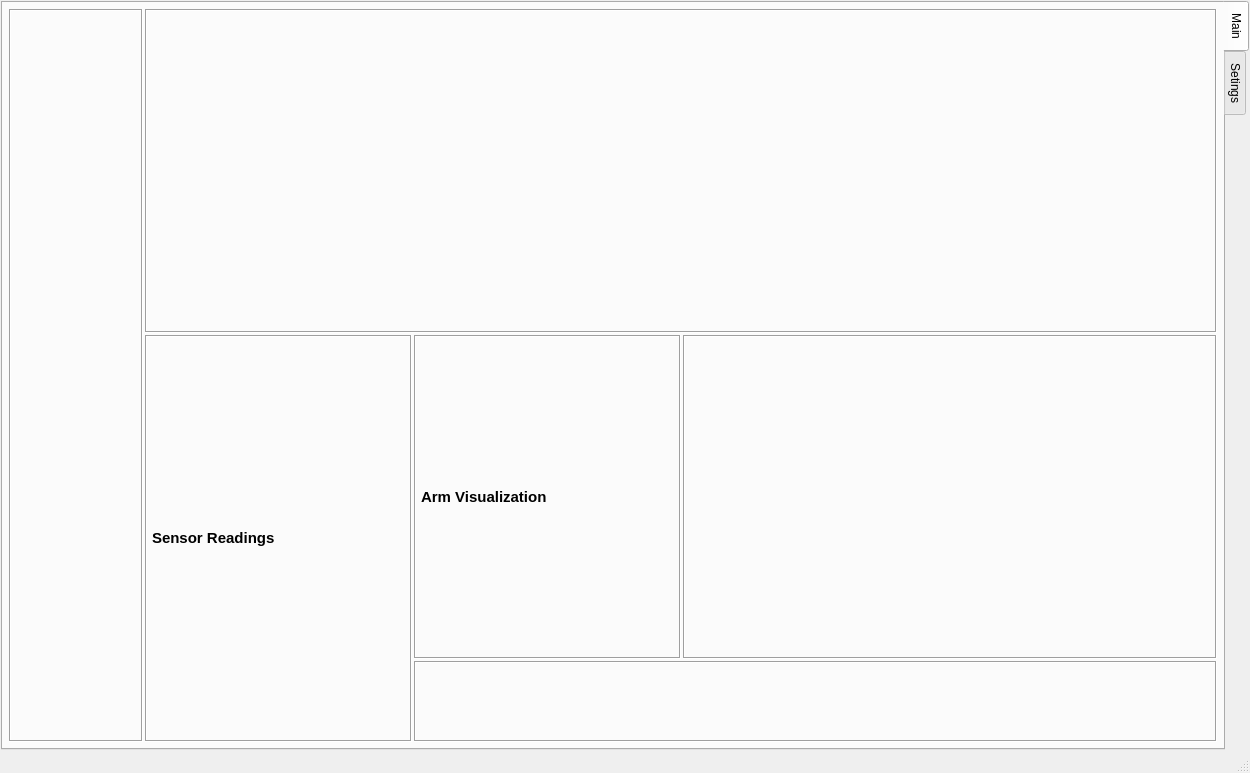
<?xml version="1.0" encoding="UTF-8"?>
<ui version="4.0">
 <class>MainWindow</class>
 <widget class="QMainWindow" name="MainWindow">
  <property name="geometry">
   <rect>
    <x>0</x>
    <y>0</y>
    <width>1247</width>
    <height>773</height>
   </rect>
  </property>
  <property name="windowTitle">
   <string>MainWindow</string>
  </property>
  <widget class="QWidget" name="centralwidget">
   <property name="sizePolicy">
    <sizepolicy hsizetype="Maximum" vsizetype="Maximum">
     <horstretch>0</horstretch>
     <verstretch>0</verstretch>
    </sizepolicy>
   </property>
   <layout class="QGridLayout" name="gridLayout_11">
    <property name="margin">
     <number>1</number>
    </property>
    <item row="0" column="0">
     <widget class="QTabWidget" name="tabWidget">
      <property name="enabled">
       <bool>true</bool>
      </property>
      <property name="sizePolicy">
       <sizepolicy hsizetype="Preferred" vsizetype="Preferred">
        <horstretch>0</horstretch>
        <verstretch>0</verstretch>
       </sizepolicy>
      </property>
      <property name="contextMenuPolicy">
       <enum>Qt::PreventContextMenu</enum>
      </property>
      <property name="layoutDirection">
       <enum>Qt::LeftToRight</enum>
      </property>
      <property name="styleSheet">
       <string notr="true"/>
      </property>
      <property name="tabPosition">
       <enum>QTabWidget::East</enum>
      </property>
      <property name="tabShape">
       <enum>QTabWidget::Rounded</enum>
      </property>
      <property name="currentIndex">
       <number>0</number>
      </property>
      <property name="documentMode">
       <bool>false</bool>
      </property>
      <property name="tabsClosable">
       <bool>false</bool>
      </property>
      <property name="movable">
       <bool>false</bool>
      </property>
      <widget class="QWidget" name="tab">
       <property name="enabled">
        <bool>true</bool>
       </property>
       <attribute name="title">
        <string>Main</string>
       </attribute>
       <layout class="QGridLayout" name="gridLayout_2" columnstretch="6,48">
        <property name="margin">
         <number>6</number>
        </property>
        <property name="spacing">
         <number>2</number>
        </property>
        <item row="0" column="0">
         <widget class="QFrame" name="left_frame">
          <property name="sizePolicy">
           <sizepolicy hsizetype="Preferred" vsizetype="Preferred">
            <horstretch>0</horstretch>
            <verstretch>0</verstretch>
           </sizepolicy>
          </property>
          <property name="frameShape">
           <enum>QFrame::NoFrame</enum>
          </property>
          <property name="frameShadow">
           <enum>QFrame::Plain</enum>
          </property>
          <layout class="QGridLayout" name="gridLayout_4">
           <property name="margin">
            <number>0</number>
           </property>
           <item row="0" column="0">
            <widget class="QFrame" name="frame_6">
             <property name="frameShape">
              <enum>QFrame::Box</enum>
             </property>
             <property name="frameShadow">
              <enum>QFrame::Sunken</enum>
             </property>
             <layout class="QGridLayout" name="gridLayout_6">
              <property name="margin">
               <number>5</number>
              </property>
              <item row="0" column="0">
               <layout class="QGridLayout" name="sensor_container"/>
              </item>
             </layout>
            </widget>
           </item>
          </layout>
         </widget>
        </item>
        <item row="0" column="1">
         <widget class="QFrame" name="right_frame">
          <property name="frameShape">
           <enum>QFrame::NoFrame</enum>
          </property>
          <property name="frameShadow">
           <enum>QFrame::Sunken</enum>
          </property>
          <layout class="QGridLayout" name="gridLayout" rowstretch="4,4,1">
           <property name="margin">
            <number>0</number>
           </property>
           <property name="spacing">
            <number>2</number>
           </property>
           <item row="0" column="0" colspan="4">
            <widget class="QFrame" name="frame">
             <property name="frameShape">
              <enum>QFrame::Box</enum>
             </property>
             <property name="frameShadow">
              <enum>QFrame::Sunken</enum>
             </property>
             <layout class="QGridLayout" name="gridLayout_7">
              <property name="margin">
               <number>5</number>
              </property>
              <item row="0" column="0">
               <layout class="QGridLayout" name="camera_container"/>
              </item>
             </layout>
            </widget>
           </item>
           <item row="1" column="2" colspan="2">
            <widget class="QFrame" name="frame_3">
             <property name="frameShape">
              <enum>QFrame::Box</enum>
             </property>
             <property name="frameShadow">
              <enum>QFrame::Sunken</enum>
             </property>
             <layout class="QGridLayout" name="gridLayout_9">
              <property name="margin">
               <number>5</number>
              </property>
              <item row="0" column="0">
               <layout class="QVBoxLayout" name="map_container"/>
              </item>
             </layout>
            </widget>
           </item>
           <item row="1" column="1">
            <widget class="QFrame" name="frame_2">
             <property name="frameShape">
              <enum>QFrame::Box</enum>
             </property>
             <property name="frameShadow">
              <enum>QFrame::Sunken</enum>
             </property>
             <layout class="QGridLayout" name="gridLayout_8">
              <property name="margin">
               <number>5</number>
              </property>
              <item row="0" column="0">
               <layout class="QGridLayout" name="joystick_container">
                <item row="0" column="0">
                 <widget class="QLabel" name="label_10">
                  <property name="sizePolicy">
                   <sizepolicy hsizetype="Preferred" vsizetype="Fixed">
                    <horstretch>0</horstretch>
                    <verstretch>0</verstretch>
                   </sizepolicy>
                  </property>
                  <property name="font">
                   <font>
                    <pointsize>11</pointsize>
                    <weight>75</weight>
                    <bold>true</bold>
                   </font>
                  </property>
                  <property name="text">
                   <string>Arm Visualization</string>
                  </property>
                  <property name="alignment">
                   <set>Qt::AlignLeading|Qt::AlignLeft|Qt::AlignTop</set>
                  </property>
                 </widget>
                </item>
               </layout>
              </item>
             </layout>
            </widget>
           </item>
           <item row="2" column="1" colspan="3">
            <widget class="QFrame" name="frame_5">
             <property name="frameShape">
              <enum>QFrame::Box</enum>
             </property>
             <property name="frameShadow">
              <enum>QFrame::Sunken</enum>
             </property>
             <layout class="QGridLayout" name="gridLayout_5" columnstretch="1,2">
              <property name="margin">
               <number>5</number>
              </property>
              <item row="0" column="0">
               <layout class="QGridLayout" name="stop_container"/>
              </item>
              <item row="0" column="1">
               <layout class="QGridLayout" name="list_container"/>
              </item>
             </layout>
            </widget>
           </item>
           <item row="1" column="0" rowspan="2">
            <widget class="QFrame" name="frame_4">
             <property name="frameShape">
              <enum>QFrame::Box</enum>
             </property>
             <property name="frameShadow">
              <enum>QFrame::Sunken</enum>
             </property>
             <layout class="QGridLayout" name="gridLayout_10">
              <property name="margin">
               <number>5</number>
              </property>
              <item row="0" column="0">
               <layout class="QGridLayout" name="reading_container">
                <property name="leftMargin">
                 <number>0</number>
                </property>
                <property name="rightMargin">
                 <number>0</number>
                </property>
                <item row="0" column="0">
                 <widget class="QLabel" name="label_9">
                  <property name="sizePolicy">
                   <sizepolicy hsizetype="Preferred" vsizetype="Fixed">
                    <horstretch>0</horstretch>
                    <verstretch>0</verstretch>
                   </sizepolicy>
                  </property>
                  <property name="font">
                   <font>
                    <family>MS Shell Dlg 2</family>
                    <pointsize>11</pointsize>
                    <weight>75</weight>
                    <bold>true</bold>
                    <kerning>true</kerning>
                   </font>
                  </property>
                  <property name="text">
                   <string>Sensor Readings</string>
                  </property>
                  <property name="textFormat">
                   <enum>Qt::LogText</enum>
                  </property>
                  <property name="alignment">
                   <set>Qt::AlignLeading|Qt::AlignLeft|Qt::AlignTop</set>
                  </property>
                 </widget>
                </item>
               </layout>
              </item>
             </layout>
            </widget>
           </item>
          </layout>
         </widget>
        </item>
       </layout>
      </widget>
      <widget class="QWidget" name="tab_2">
       <attribute name="title">
        <string>Setings</string>
       </attribute>
       <layout class="QFormLayout" name="formLayout">
        <property name="leftMargin">
         <number>300</number>
        </property>
        <property name="rightMargin">
         <number>300</number>
        </property>
        <item row="0" column="0">
         <widget class="QLabel" name="label_5">
          <property name="font">
           <font>
            <pointsize>20</pointsize>
           </font>
          </property>
          <property name="frameShape">
           <enum>QFrame::NoFrame</enum>
          </property>
          <property name="lineWidth">
           <number>1</number>
          </property>
          <property name="text">
           <string>Settings</string>
          </property>
         </widget>
        </item>
        <item row="1" column="0">
         <widget class="QLabel" name="label">
          <property name="font">
           <font>
            <pointsize>11</pointsize>
           </font>
          </property>
          <property name="text">
           <string>Default Map</string>
          </property>
          <property name="scaledContents">
           <bool>false</bool>
          </property>
          <property name="alignment">
           <set>Qt::AlignBottom|Qt::AlignLeading|Qt::AlignLeft</set>
          </property>
         </widget>
        </item>
        <item row="1" column="1">
         <widget class="QLineEdit" name="map_val">
          <property name="sizePolicy">
           <sizepolicy hsizetype="Expanding" vsizetype="Fixed">
            <horstretch>0</horstretch>
            <verstretch>0</verstretch>
           </sizepolicy>
          </property>
          <property name="maxLength">
           <number>100</number>
          </property>
         </widget>
        </item>
        <item row="3" column="0">
         <widget class="QLabel" name="label_2">
          <property name="font">
           <font>
            <pointsize>11</pointsize>
           </font>
          </property>
          <property name="text">
           <string>Cam Feed 1</string>
          </property>
         </widget>
        </item>
        <item row="5" column="0">
         <widget class="QLabel" name="label_3">
          <property name="font">
           <font>
            <pointsize>11</pointsize>
           </font>
          </property>
          <property name="text">
           <string>Cam Feed 2</string>
          </property>
         </widget>
        </item>
        <item row="5" column="1">
         <widget class="QComboBox" name="cam2">
          <property name="currentIndex">
           <number>-1</number>
          </property>
         </widget>
        </item>
        <item row="7" column="0">
         <widget class="QLabel" name="label_4">
          <property name="font">
           <font>
            <pointsize>11</pointsize>
           </font>
          </property>
          <property name="text">
           <string>Cam Feed 3</string>
          </property>
         </widget>
        </item>
        <item row="10" column="0" colspan="2">
         <widget class="QGroupBox" name="groupBox">
          <property name="sizePolicy">
           <sizepolicy hsizetype="Preferred" vsizetype="Preferred">
            <horstretch>0</horstretch>
            <verstretch>0</verstretch>
           </sizepolicy>
          </property>
          <property name="title">
           <string>Map Generation</string>
          </property>
          <layout class="QFormLayout" name="formLayout_2">
           <property name="fieldGrowthPolicy">
            <enum>QFormLayout::AllNonFixedFieldsGrow</enum>
           </property>
           <item row="0" column="0">
            <widget class="QLabel" name="label_7">
             <property name="font">
              <font>
               <pointsize>11</pointsize>
              </font>
             </property>
             <property name="text">
              <string>Map Name:</string>
             </property>
            </widget>
           </item>
           <item row="0" column="1">
            <widget class="QLineEdit" name="map_name"/>
           </item>
           <item row="1" column="0">
            <widget class="QLabel" name="label_6">
             <property name="font">
              <font>
               <pointsize>11</pointsize>
              </font>
             </property>
             <property name="text">
              <string>Latitude:</string>
             </property>
            </widget>
           </item>
           <item row="1" column="1">
            <widget class="QLineEdit" name="lat"/>
           </item>
           <item row="3" column="0" colspan="2">
            <widget class="QPushButton" name="generate">
             <property name="text">
              <string>Generate New Map</string>
             </property>
            </widget>
           </item>
           <item row="2" column="0">
            <widget class="QLabel" name="label_8">
             <property name="font">
              <font>
               <pointsize>11</pointsize>
              </font>
             </property>
             <property name="text">
              <string>Longitude:</string>
             </property>
            </widget>
           </item>
           <item row="2" column="1">
            <widget class="QLineEdit" name="lng"/>
           </item>
          </layout>
         </widget>
        </item>
        <item row="7" column="1">
         <widget class="QComboBox" name="cam3">
          <property name="currentIndex">
           <number>-1</number>
          </property>
         </widget>
        </item>
        <item row="3" column="1">
         <widget class="QComboBox" name="cam1">
          <property name="currentIndex">
           <number>-1</number>
          </property>
         </widget>
        </item>
        <item row="9" column="0" colspan="2">
         <spacer name="verticalSpacer">
          <property name="orientation">
           <enum>Qt::Vertical</enum>
          </property>
          <property name="sizeHint" stdset="0">
           <size>
            <width>618</width>
            <height>20</height>
           </size>
          </property>
         </spacer>
        </item>
       </layout>
      </widget>
     </widget>
    </item>
   </layout>
  </widget>
  <widget class="QMenuBar" name="menubar">
   <property name="geometry">
    <rect>
     <x>0</x>
     <y>0</y>
     <width>1247</width>
     <height>21</height>
    </rect>
   </property>
  </widget>
  <widget class="QStatusBar" name="statusbar"/>
 </widget>
 <resources/>
 <connections/>
</ui>
